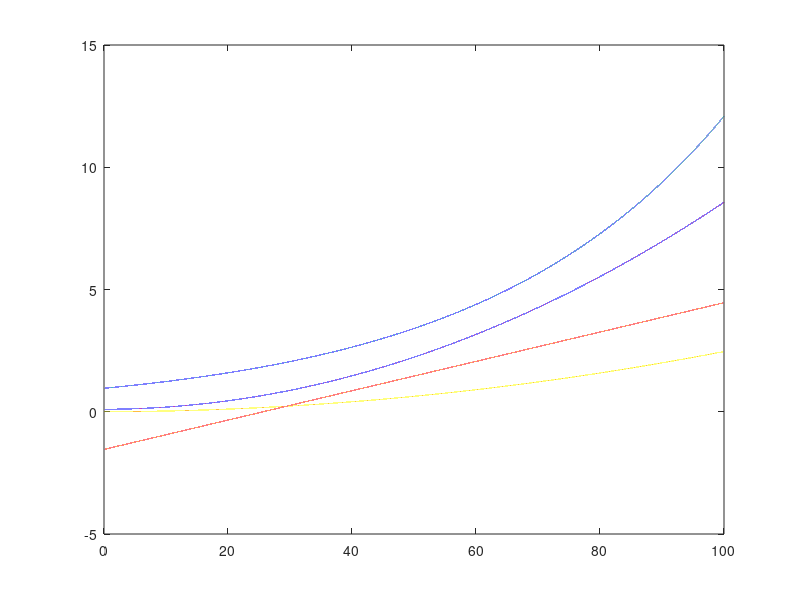

Here is the MATLAB script that generated this plot:
x = 0:0.001:100;

y1 = 10.^(0.011.*x - 0.0177);
y2 = (0.6.*(x - 30) + 2.6)./10;
y3 = (0.0062*x + 0.0024*x.^2)./10;
y4 = (1 + 0.0066*x + 0.0084*x.^2)./10;

figure;
plot(x, y1);
hold on
plot(x, y2);
hold on
plot(x, y3);
hold on
plot(x, y4);